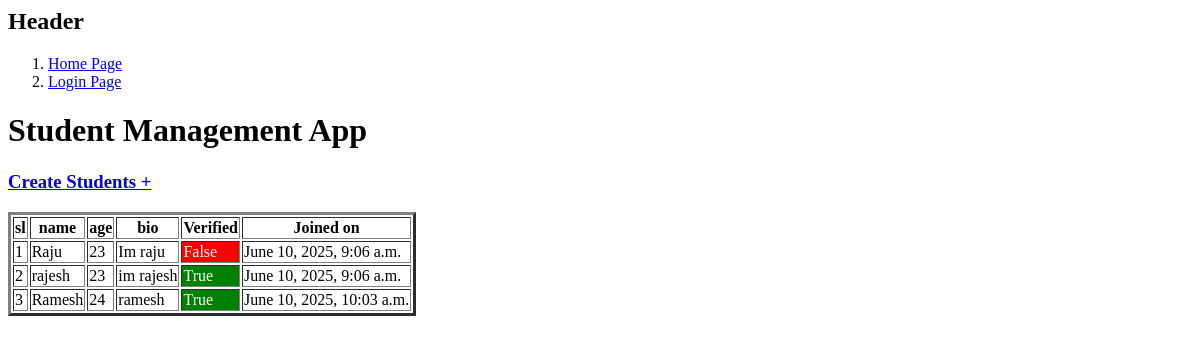
The app's page /student/, older data.
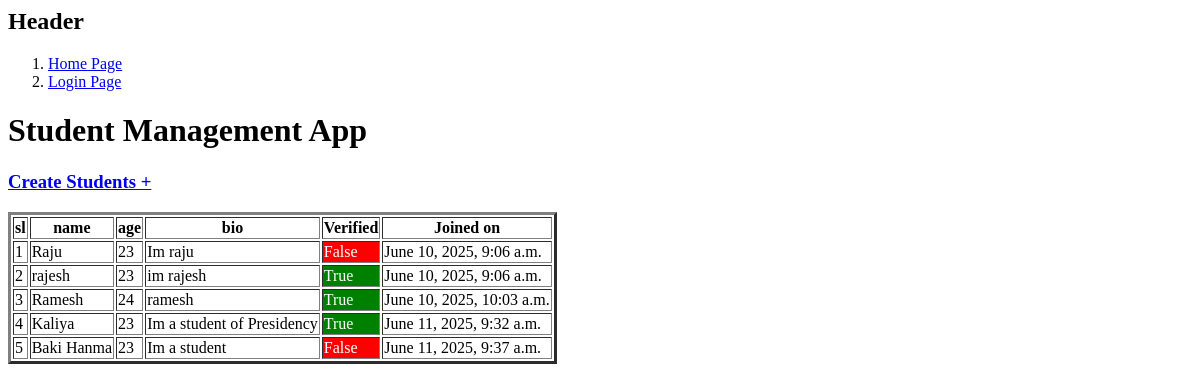
The same page, newer data.
### students/models.py (models this page shows, shortened)
class Student(models.Model):
    name = models.CharField(max_length=100)
    email = models.EmailField(unique=True)
    age = models.IntegerField()
    bio= models.TextField(blank=True)
    is_verified= models.BooleanField(default=False)
    joined_on = models.DateTimeField(auto_now_add=True)
    enrolled_courses = models.ManyToManyField(Course)

### students/views.py (the view)
# urls.py: 2. Add a URL to urlpatterns:  path('', views.home, name='home')
def home(request): #controller  #http://127.0.0.1:8000/students/
    students = Student.objects.all();
    return render(request,'students/home.html',
                  context={'students':students,
                           'items':pages})

### students/templates/students/home.html (shortened to what this page needs)
<html>
  <head>
  </head>
  <body>
    {% include "./header.html" %}
    <h1>Student Management App</h1>
    <h3><a href="{{'create' }}">Create Students +</a></h3>
    <table border="3">
      <thead>
        <tr>
          <th>sl</th>
          <th>name</th>
          <th>age</th>
          <th>bio</th>
          <th>Verified</th>
          <th>Joined on</th>
        </tr>
      </thead>
      <tbody>
        {%for student in students%}
        <tr>
          <td>{{forloop.counter}}</td>
          <td>{{student.name}}</td>
          <td>{{student.age}}</td>
          <td>{{student.bio}}</td>
          <td
           {% if student.is_verified %}
          style="background-color:green;color:white"
          {%else%}
           style="background-color:red;color:white"
          {%endif%}>
          {{student.is_verified}}
        </td>
          <td>{{student.joined_on}}</td>
        </tr>
        {%endfor%}
      </tbody>
    </table>
  </body>
</html>

### students/templates/students/header.html
<div>
    <nav>
        <h1>Header</h1>
        <ol>
           {% for item in items %}
            <li><a href="{% url item.url %}">
                {{item.name}}</a></li>
            {% endfor %}
        </ol>
    </nav>
</div>

Row changes from the older to the newer data that the page shows:
added Student: name "Kaliya", age "23", bio "Im a student of Presidency", is_verified "True", joined_on "June 11, 2025, 9:32 a.m."
added Student: name "Baki Hanma", age "23", bio "Im a student", is_verified "False", joined_on "June 11, 2025, 9:37 a.m."
